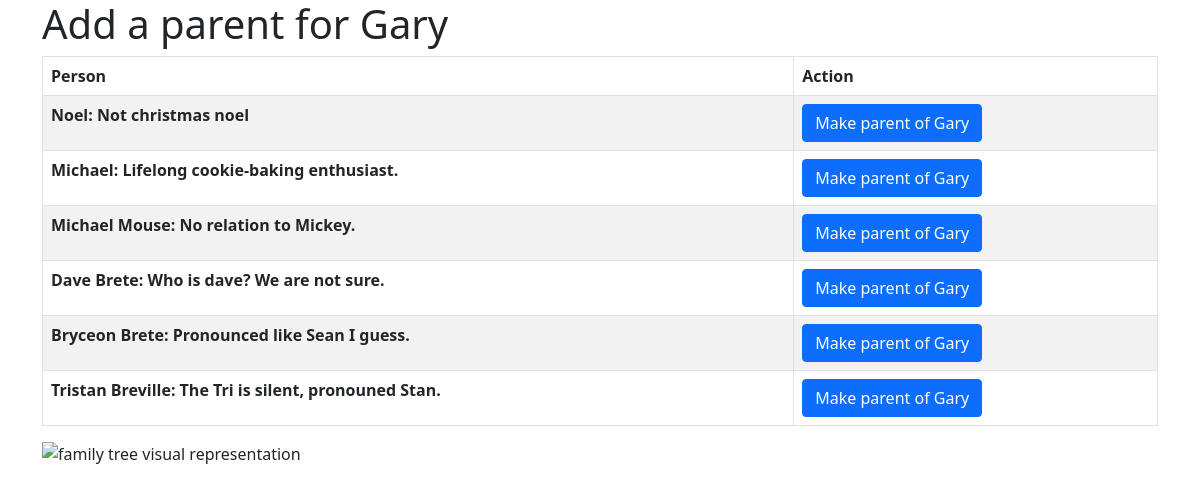
The page /add_parent/2 on the database its author committed.
### tables this page shows
CREATE TABLE People (
        id INTEGER PRIMARY KEY AUTOINCREMENT NOT NULL ,
        name varchar(255) DEFAULT NULL,
        bio mediumtext DEFAULT NULL);

### server.py (the view)
@app.route('/add_parent/<id>', methods=['GET'])
def add_parent(id):
    conn = sqlite3.connect(DB_PATH)
    cursor = conn.execute(f'SELECT name FROM People WHERE id={id}')
    data = cursor.fetchall()
    person_name = data[0]
    cursor = conn.execute(f'SELECT * FROM People WHERE id!={id}')
    data = cursor.fetchall()
    return render_template('add_parent.html', title='Add a parent', person = person_name, child_id = id, people=data)

### templates/add_parent.html (shortened to what this page needs)
<html>
    <head>
        <link href="https://cdn.jsdelivr.net/npm/bootstrap@5.0.2/dist/css/bootstrap.min.css" rel="stylesheet">
    </head>
    <body>
        <div class="container-lg">
        <h1>
        </h1>
        <table class="table table-bordered table-striped table-hover">
            <thead>
                <th scope="col">Person</th>
                <th scope="col">Action</th>
            </thead>
            <tbody>
                {% for id, name, bio in people: %}
                <tr>
                    <th scope="row">{{ name }}: {{ bio }} </th>
                    <td>
                        <a class="btn btn-primary" href="{{ url_for('add_edge', parent_id=id, child_id=child_id) }}">Make parent of {{ person[0] }}</a>
                    </td>
                </tr>
                {% endfor %}
        </table>
        <img src="{{ family_tree_img }}" alt="family tree visual representation">
        </div>
    </body>
</html>

### rows shown on the page
People: name "Noel", bio "Not christmas noel"
People: name "Gary"
People: name "Michael", bio "Lifelong cookie-baking enthusiast."
People: name "Michael Mouse", bio "No relation to Mickey."
People: name "Dave Brete", bio "Who is dave? We are not sure."
People: name "Bryceon Brete", bio "Pronounced like Sean I guess."
People: name "Tristan Breville", bio "The Tri is silent, pronouned Stan."
